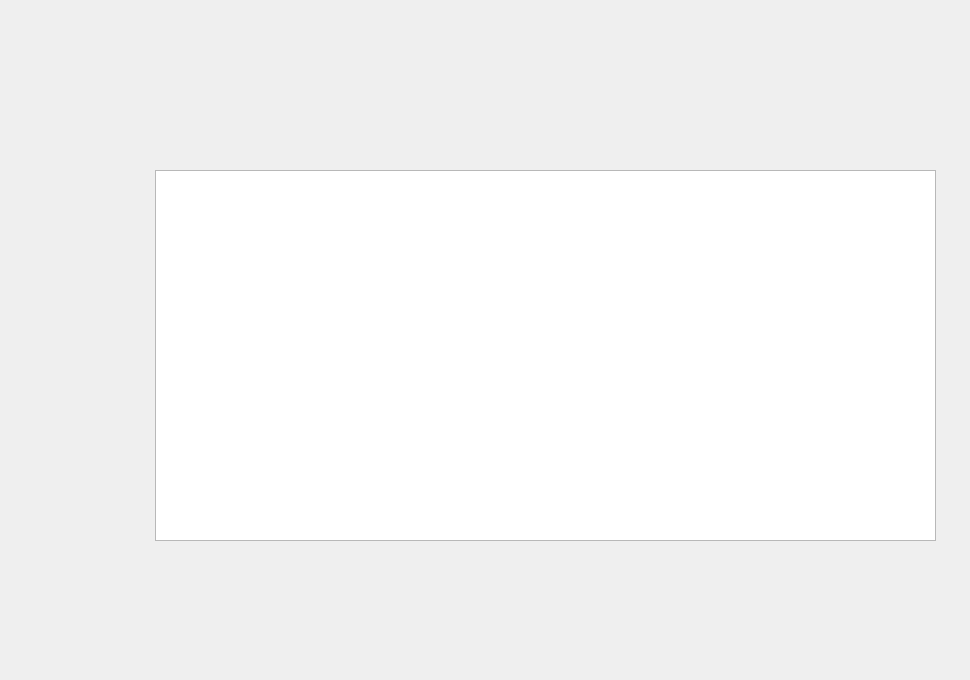
     <widget class="QWidget" name="widget_8">
      <property name="styleSheet">
       <string notr="true">background-image:url(:/interface/affic-fourn)


</string>
      </property>
      <widget class="QTableView" name="tableView_2">
       <property name="geometry">
        <rect>
         <x>155</x>
         <y>170</y>
         <width>781</width>
         <height>371</height>
        </rect>
       </property>
       <property name="styleSheet">
        <string notr="true">QTableView{
background: #2F2F2F
};</string>
       </property>
      </widget>
      <widget class="QLineEdit" name="lineEdit_rechercheF">
       <property name="geometry">
        <rect>
         <x>80</x>
         <y>100</y>
         <width>241</width>
         <height>21</height>
        </rect>
       </property>
       <property name="styleSheet">
        <string notr="true">background:transparent;
border:none;</string>
       </property>
      </widget>
      <widget class="QPushButton" name="rechercheF">
       <property name="geometry">
        <rect>
         <x>320</x>
         <y>90</y>
         <width>41</width>
         <height>31</height>
        </rect>
       </property>
       <property name="styleSheet">
        <string notr="true">background:transparent;
border:none;
</string>
       </property>
       <property name="text">
        <string/>
       </property>
      </widget>
      <widget class="QPushButton" name="supprimerF">
       <property name="geometry">
        <rect>
         <x>580</x>
         <y>590</y>
         <width>221</width>
         <height>41</height>
        </rect>
       </property>
       <property name="styleSheet">
        <string notr="true">background:transparent;
border:none;
</string>
       </property>
       <property name="text">
        <string/>
       </property>
      </widget>
      <widget class="QPushButton" name="PrecFA">
       <property name="geometry">
        <rect>
         <x>880</x>
         <y>630</y>
         <width>81</width>
         <height>41</height>
        </rect>
       </property>
       <property name="styleSheet">
        <string notr="true">background:transparent;
border:none;
</string>
       </property>
       <property name="text">
        <string/>
       </property>
      </widget>
     </widget>
